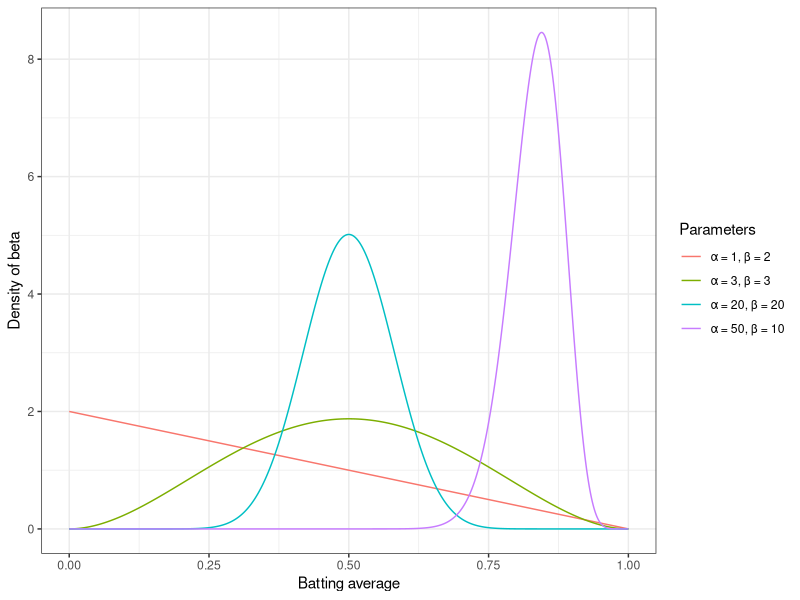
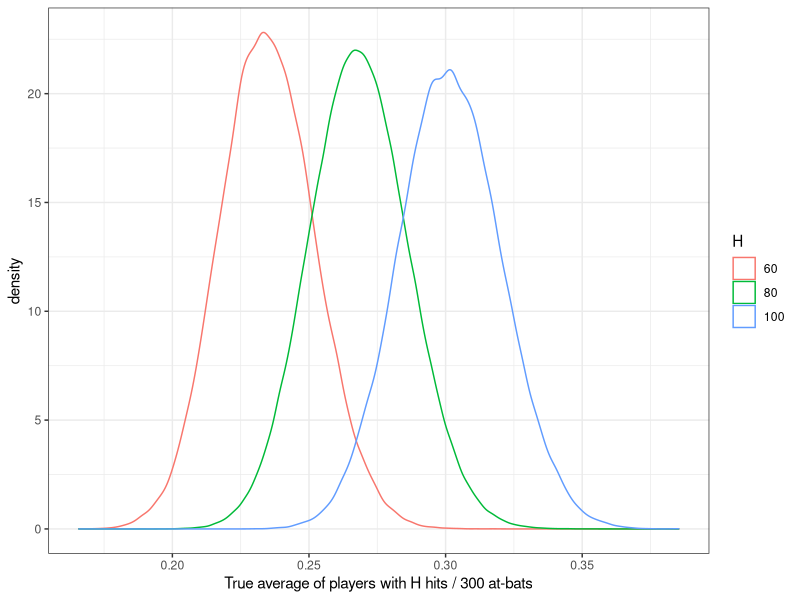

Write R code to recreate these figures, in order.
## ---- chunk 1
library(knitr)
opts_chunk$set(cache = TRUE, warning = FALSE, message = FALSE, tidy = FALSE,
               fig.width = 5, fig.height = 3, dev = "cairo_pdf")
 
library(ggplot2)
theme_set(theme_bw())
options(tibble.print_min = 6, scipen = 7)  
## ---- chunk 2
library(dplyr)

sim <- data_frame(a = c(1, 3, 50, 20),
                  b = c(2, 3, 10, 20)) %>%
  group_by(a, b) %>%
  do(data_frame(x = seq(0, 1, .001), y = dbeta(x, .$a, .$b))) %>%
  mutate(Parameters = paste0("\u03B1 = ", a, ", \u03B2 = ", b)) %>%
  ungroup() %>%
  mutate(Parameters = factor(Parameters, levels = unique(Parameters)))

ggplot(sim, aes(x, y, color = Parameters)) +
  geom_line() +
  xlab("Batting average") +
  ylab("Density of beta")
## ---- chunk 3
library(ggplot2)
library(dplyr)

sim <- data.frame(a = c(81, 82, 81 + 100),
                  b = c(219, 219, 219 + 200)) %>%
  group_by(a, b) %>%
  do(data_frame(x = seq(0, .5, .001), y = dbeta(x, .$a, .$b))) %>%
  mutate(Parameters = paste0("\u03B1 = ", a, ", \u03B2 = ", b)) %>%
  ungroup() %>%
  mutate(Parameters = factor(Parameters, levels = unique(Parameters)))
## ---- chunk 4
library(dplyr)

num_trials <- 10e6

simulations <- data_frame(
  true_average = rbeta(num_trials, 81, 219),
  hits = rbinom(num_trials, 300, true_average)
)

simulations
## ---- chunk 5
hit_100 <- simulations %>%
  filter(hits == 100)

hit_100
## ---- chunk 6
simulations %>%
  filter(hits %in% c(60, 80, 100)) %>%
  ggplot(aes(true_average, color = factor(hits))) +
  geom_density() +
  labs(x = "True average of players with H hits / 300 at-bats",
       color = "H")
